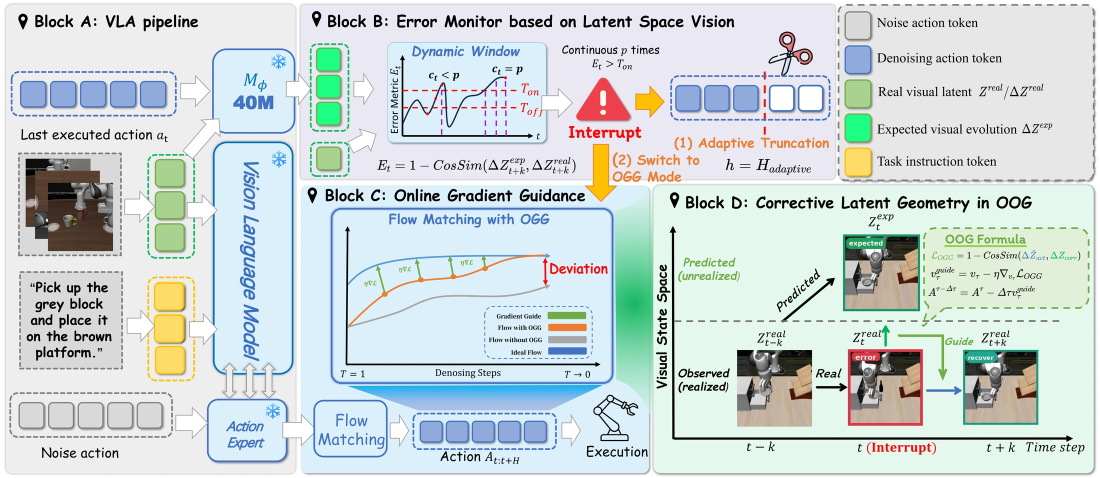
#> input picture docs/assets/images/method_overview.webp, 2200 x 956 px, given in place of vla_corrector_logo.png, which was not available (shown at 1/2 size); the run also reads 2 pictures not shown here
$ python create_presentation.py
#> lines starting #> are read from the running program, lines starting #| are printed output that depends on the picture; pictures that were not available may be replaced by others from this repository, and a replacement may not be noted
#!/usr/bin/env python3
"""Build the editable VLA-Corrector presentation deck and web previews.

The PPTX is intended for manual editing. The GitHub Pages presentation viewer
uses exported slide PNGs generated from the same source content.
"""

from __future__ import annotations

import subprocess
from pathlib import Path

from PIL import Image, ImageDraw, ImageFont
from pptx import Presentation
from pptx.dml.color import RGBColor
from pptx.enum.shapes import MSO_SHAPE
from pptx.enum.text import PP_ALIGN
from pptx.util import Inches, Pt


ROOT = Path(__file__).resolve().parents[2]
DOCS = ROOT / "docs"
ASSETS = DOCS / "assets"
PRESENTATION = ASSETS / "presentation"
SLIDES = PRESENTATION / "slides"
THUMBS = PRESENTATION / "thumbnails"

W, H = 1600, 900
BLUE = "#2f5f9f"
BLUE_DARK = "#173b68"
BLUE_SOFT = "#edf3fb"
TEXT = "#17202a"
MUTED = "#5f6b7a"
LINE = "#dbe3ee"
PAPER = "#fbfcfe"
GREEN = "#2f8f5b"
RED = "#b94a48"

FONT_REG = "/usr/share/fonts/truetype/msttcorefonts/Arial.ttf"
FONT_BOLD = "/usr/share/fonts/truetype/msttcorefonts/arialbd.ttf"
FONT_GEORGIA = "/usr/share/fonts/truetype/msttcorefonts/georgiab.ttf"


def rgb(hex_color: str) -> RGBColor:
    hex_color = hex_color.lstrip("#")
    return RGBColor(*(int(hex_color[i : i + 2], 16) for i in (0, 2, 4)))


def pil_font(size: int, bold: bool = False, serif: bool = False) -> ImageFont.FreeTypeFont:
    path = FONT_GEORGIA if serif else (FONT_BOLD if bold else FONT_REG)
    return ImageFont.truetype(path, size=size)


def hex_rgb(hex_color: str) -> tuple[int, int, int]:
    hex_color = hex_color.lstrip("#")
    return tuple(int(hex_color[i : i + 2], 16) for i in (0, 2, 4))


def text_wrap(draw: ImageDraw.ImageDraw, text: str, font: ImageFont.FreeTypeFont, max_width: int) -> list[str]:
    lines: list[str] = []
    for paragraph in text.split("\n"):
        words = paragraph.split()
        line = ""
        for word in words:
            candidate = f"{line} {word}".strip()
            if draw.textbbox((0, 0), candidate, font=font)[2] <= max_width:
                line = candidate
            else:
                if line:
                    lines.append(line)
                line = word
        if line:
            lines.append(line)
    return lines


def draw_wrapped(draw, xy, text, font, fill, max_width, line_gap=8):
    x, y = xy
    for line in text_wrap(draw, text, font, max_width):
        draw.text((x, y), line, font=font, fill=fill)
        y += draw.textbbox((0, 0), line, font=font)[3] + line_gap
    return y


def rounded(draw: ImageDraw.ImageDraw, box, radius: int, fill, outline=None, width=1):
    draw.rounded_rectangle(box, radius=radius, fill=fill, outline=outline, width=width)


def base_canvas() -> Image.Image:
    img = Image.new("RGB", (W, H), PAPER)
    draw = ImageDraw.Draw(img)
    for y in range(H):
        t = y / H
        r = int(251 * (1 - t) + 246 * t)
        g = int(252 * (1 - t) + 248 * t)
        b = int(254 * (1 - t) + 252 * t)
        draw.line([(0, y), (W, y)], fill=(r, g, b))
    return img


def fit_image(img: Image.Image, box: tuple[int, int, int, int], cover: bool = False) -> Image.Image:
    bw, bh = box[2] - box[0], box[3] - box[1]
    iw, ih = img.size
    scale = max(bw / iw, bh / ih) if cover else min(bw / iw, bh / ih)
    resized = img.resize((int(iw * scale), int(ih * scale)), Image.LANCZOS)
    if cover:
        left = max(0, (resized.width - bw) // 2)
        top = max(0, (resized.height - bh) // 2)
        resized = resized.crop((left, top, left + bw, top + bh))
    return resized


def paste_center(canvas: Image.Image, img: Image.Image, box, cover: bool = False):
    fitted = fit_image(img, box, cover=cover)
    x = box[0] + ((box[2] - box[0]) - fitted.width) // 2
    y = box[1] + ((box[3] - box[1]) - fitted.height) // 2
    canvas.paste(fitted, (x, y))


def load_assets() -> dict[str, Image.Image]:
    return {
        "logo": Image.open(ASSETS / "branding" / "vla_corrector_logo.png").convert("RGB"),
        "lab": Image.open(ASSETS / "branding" / "lab_logo.jpg").convert("RGB"),
        "teaser": Image.open(ASSETS / "images" / "teaser_open_loop_vs_closed_loop.png").convert("RGB"),
        "method": Image.open(ASSETS / "images" / "method_overview.png").convert("RGB"),
        "results": Image.open(ASSETS / "images" / "results_pareto.png").convert("RGB"),
        "truncation": Image.open(ASSETS / "images" / "truncation_phase_analysis.png").convert("RGB"),
        "recovery": Image.open(ASSETS / "images" / "qualitative_recovery.png").convert("RGB"),
    }
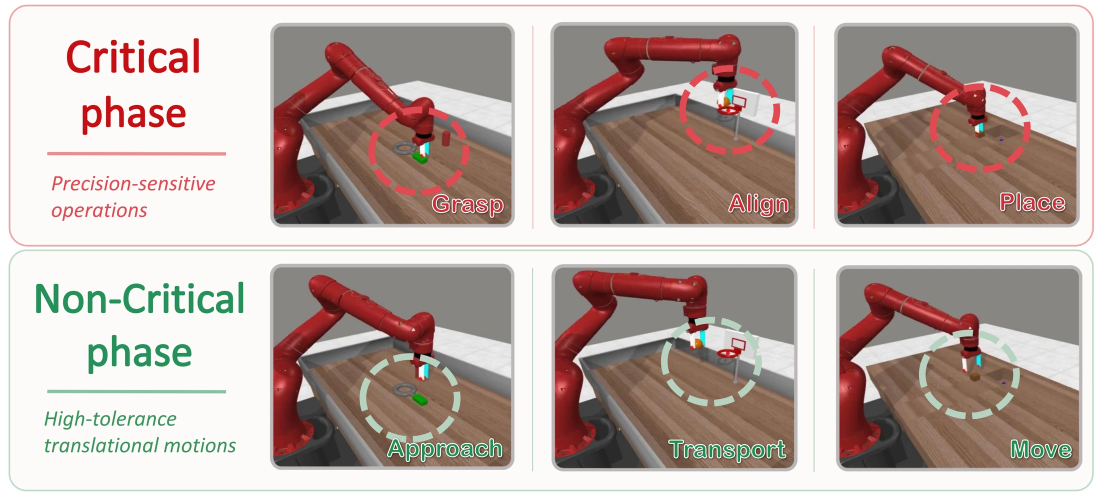
#> input picture docs/assets/images/truncation_phase_analysis.webp, 2200 x 992 px, given in place of lab_logo.jpg, which was not available (shown at 1/2 size)
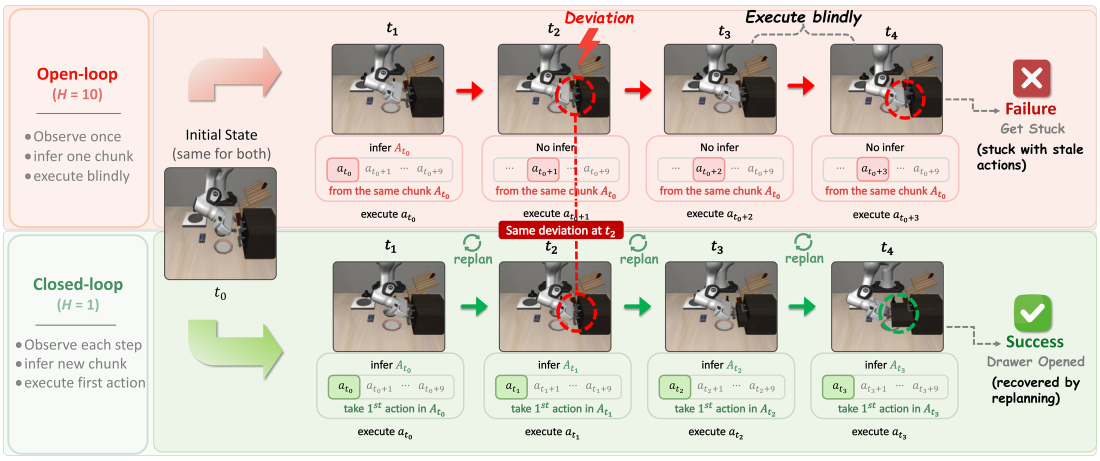
#> input picture docs/assets/images/teaser_open_loop_vs_closed_loop.png, 2200 x 922 px (shown at 1/2 size)
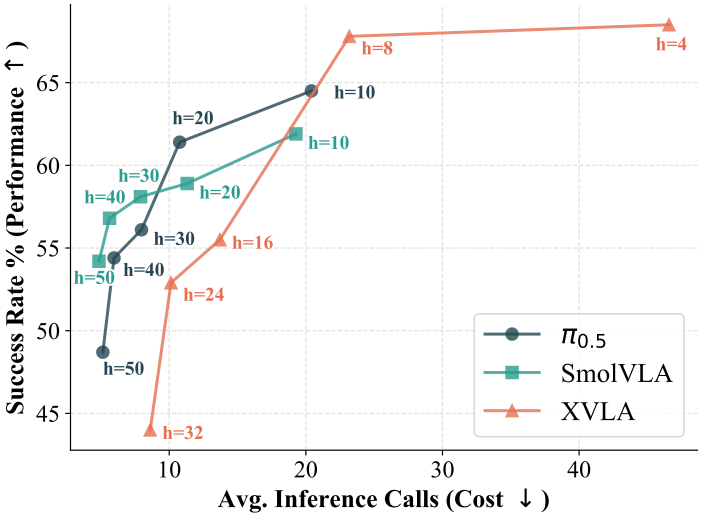
#> input picture docs/assets/images/results_pareto.png, 1404 x 1037 px (shown at 1/2 size)
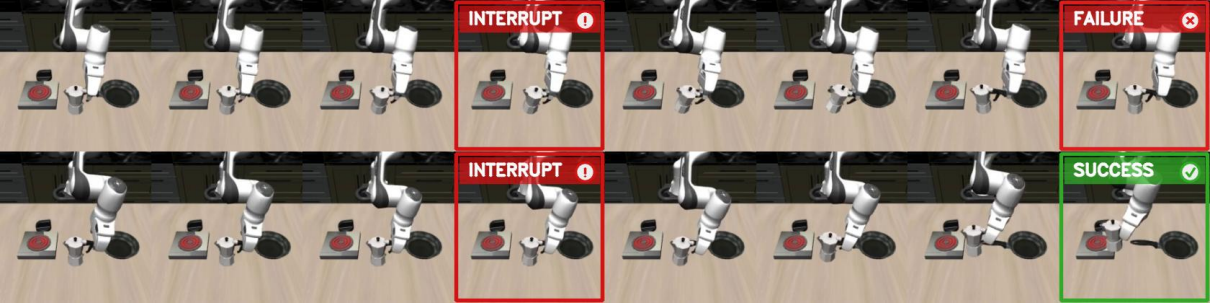
#> input picture docs/assets/images/qualitative_recovery.png, 1210 x 303 px
#> in save_slide_images, `assets = load_assets()`: assets = 7 items


def extract_video_thumb(video: Path, out: Path, seconds: float = 4.0) -> None:
    out.parent.mkdir(parents=True, exist_ok=True)
    subprocess.run(
        [
            "ffmpeg",
            "-y",
            "-ss",
            str(seconds),
            "-i",
            str(video),
            "-frames:v",
            "1",
            "-q:v",
            "3",
            str(out),
        ],
        check=True,
        stdout=subprocess.DEVNULL,
        stderr=subprocess.DEVNULL,
    )


def prepare_thumbnails() -> list[Path]:
    videos = [
        ASSETS / "videos" / "drawer_alignment_perturbation.mp4",
        ASSETS / "videos" / "block_to_blue_bowl_perturbation.mp4",
        ASSETS / "videos" / "block_to_white_bowl_perturbation.mp4",
    ]
    names = ["drawer_alignment.jpg", "blue_bowl.jpg", "white_bowl.jpg"]
    outs: list[Path] = []
    for video, name in zip(videos, names):
        out = THUMBS / name
        extract_video_thumb(video, out)
        outs.append(out)
    return outs


def header(draw: ImageDraw.ImageDraw, section: str, title: str):
    draw.text((80, 52), section.upper(), font=pil_font(22, bold=True), fill=BLUE)
    draw.text((80, 88), title, font=pil_font(50, bold=True, serif=True), fill=TEXT)


def chip(draw: ImageDraw.ImageDraw, xy, label: str):
    x, y = xy
    f = pil_font(19, bold=True)
    bbox = draw.textbbox((0, 0), label, font=f)
    width = bbox[2] - bbox[0] + 34
    rounded(draw, (x, y, x + width, y + 42), 21, BLUE_SOFT)
    draw.text((x + 17, y + 10), label, font=f, fill=BLUE)
    return x + width + 14


def result_card(draw, box, title: str, value: str, desc: str, color=GREEN):
    rounded(draw, box, 28, "#ffffff", LINE, 2)
    x, y = box[0] + 26, box[1] + 26
    draw.text((x, y), title, font=pil_font(24, bold=True), fill=TEXT)
    draw.text((x, y + 54), value, font=pil_font(52, bold=True, serif=True), fill=color)
    draw_wrapped(draw, (x, y + 122), desc, pil_font(22), MUTED, box[2] - box[0] - 52, 6)


def slide_title(assets) -> Image.Image:
    img = base_canvas()
    draw = ImageDraw.Draw(img)
    paste_center(img, assets["logo"], (90, 95, 330, 335))
#> in paste_center, img is the input picture: PIL image 2200x956 RGB; mean R, G, B 204.9, 215.7, 215.3
    draw.text((380, 105), "VLA-Corrector", font=pil_font(88, bold=True, serif=True), fill=BLUE_DARK)
    draw.text(
        (384, 218),
        "Lightweight Detect-and-Correct Inference\nfor Adaptive Action Horizon",
        font=pil_font(40, bold=True),
        fill=TEXT,
        spacing=12,
    )
    x = 384
    for label in ["Embodied AI", "Vision-Language-Action", "Action Correction", "~40M Corrector"]:
        x = chip(draw, (x, 392), label)
#> this loop made 4 passes
#> x on passes 1 to 4: 552, 823, 1035, 1235
    rounded(draw, (110, 565, 1490, 760), 32, "#ffffff", LINE, 2)
    draw.text((150, 610), "Motivation", font=pil_font(28, bold=True), fill=BLUE)
    draw_wrapped(
        draw,
        (150, 660),
        "Can a frozen VLA keep long-horizon efficiency while recovering from execution drift before stale actions accumulate?",
        pil_font(38, bold=True),
        TEXT,
        1230,
        10,
    )
    draw.text(
        (110, 815),
        "Code: github.com/ZJU-OmniAI/vla-corrector   ·   arXiv: arxiv.org/abs/2607.01804",
        font=pil_font(22),
        fill=MUTED,
    )
    return img


def slide_problem(assets) -> Image.Image:
    img = base_canvas()
    draw = ImageDraw.Draw(img)
    header(draw, "01  Motivation", "Open-loop VLA execution leaves blind spots.")
    rounded(draw, (80, 165, 1520, 610), 22, "#ffffff", LINE, 2)
    paste_center(img, assets["teaser"], (110, 190, 1490, 580))
#> in paste_center, img is the input picture: PIL image 2200x922 RGB; mean R, G, B 218.5, 212, 203
    rounded(draw, (120, 650, 760, 805), 22, "#ffffff", LINE, 2)
    rounded(draw, (840, 650, 1480, 805), 22, "#ffffff", LINE, 2)
    draw.text((150, 682), "Long action chunks", font=pil_font(28, bold=True), fill=TEXT)
    draw_wrapped(draw, (150, 730), "Efficient VLA calls, but queued actions can become stale after drift.", pil_font(25), MUTED, 540)
    draw.text((870, 682), "Per-step replanning", font=pil_font(28, bold=True), fill=TEXT)
    draw_wrapped(draw, (870, 730), "More reactive, but expensive for large VLA policies.", pil_font(25), MUTED, 540)
    return img


def slide_method(assets) -> Image.Image:
    img = base_canvas()
    draw = ImageDraw.Draw(img)
    header(draw, "02  Method", "Detect drift, truncate stale chunks, guide recovery.")
    rounded(draw, (80, 165, 1520, 660), 22, "#ffffff", LINE, 2)
    paste_center(img, assets["method"], (110, 195, 1490, 628))
#> call 3 of paste_center, with box = (110, 195, 1490, 628), cover = False
#> in paste_center (call 3), `canvas.paste(fitted, (x, y))`:
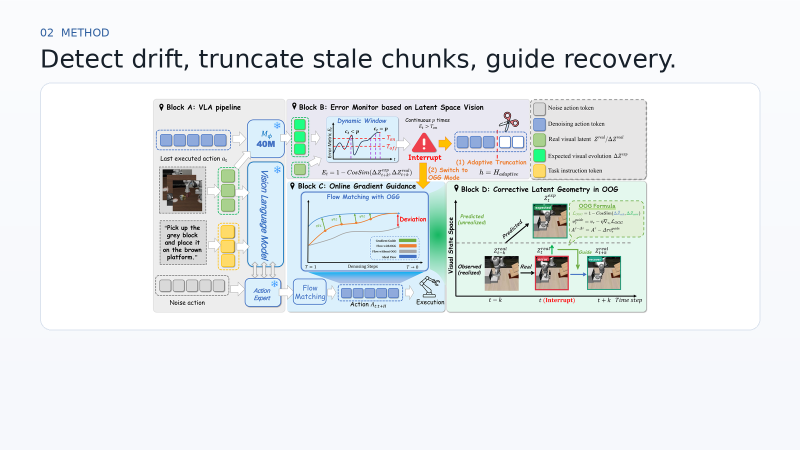
#> canvas: PIL image 1600x900 RGB (shown at 1/2 size); mean R, G, B 234.1, 238.2, 240
    bullets = [
        "Frozen VLA backbone with an external latent dynamics corrector.",
        "Latent-space Vision Monitor detects persistent visual dynamics mismatch.",
        "Online Gradient Guidance is applied only to the recovery query.",
    ]
    x = 100
    for i, text in enumerate(bullets, 1):
        rounded(draw, (x, 700, x + 445, 825), 22, "#ffffff", LINE, 2)
        draw.text((x + 24, 728), f"{i:02d}", font=pil_font(24, bold=True), fill=BLUE)
        draw_wrapped(draw, (x + 82, 724), text, pil_font(23, bold=True), TEXT, 325, 5)
        x += 490
#> after the loop, x = 1570
    return img


def slide_corrector(assets) -> Image.Image:
    img = base_canvas()
    draw = ImageDraw.Draw(img)
    header(draw, "03  Corrector", "A small external model instead of full VLA retraining.")
    rounded(draw, (80, 165, 980, 805), 22, "#ffffff", LINE, 2)
    paste_center(img, assets["truncation"], (110, 195, 950, 775))
    result_card(draw, (1040, 180, 1485, 350), "Trainable component", "~40M", "Residual MLP corrector reported at roughly 38--42M parameters.")
    result_card(draw, (1040, 390, 1485, 560), "Policy backbone", "Frozen", "The base VLA is not fully retrained for correction.")
    result_card(draw, (1040, 600, 1485, 770), "Action horizon", "Adaptive", "Stable chunks continue; stale chunks are interrupted.")
    return img


def slide_results(assets) -> Image.Image:
    img = base_canvas()
    draw = ImageDraw.Draw(img)
    header(draw, "04  Results", "Reported gains across simulation and real robots.")
    result_card(draw, (90, 175, 440, 390), "MetaWorld / PI0.5", "+15.65 pts", "48.70% -> 64.35% avg. success")
    result_card(draw, (480, 175, 830, 390), "LIBERO / PI0.5", "+3.80 pts", "94.00% -> 97.80% few-shot success")
    result_card(draw, (870, 175, 1220, 390), "AgileX PiPER", "+17.7 pts", "55.6% -> 73.3% real-world success")
    result_card(draw, (1260, 175, 1535, 390), "Critical phases", "83.7%", "Truncations in manually labeled critical phases", BLUE)
    rounded(draw, (90, 435, 1535, 825), 26, "#ffffff", LINE, 2)
    paste_center(img, assets["results"], (120, 465, 730, 795))
#> in paste_center, img is the input picture: PIL image 1404x1037 RGB; mean R, G, B 246.5, 246.4, 246.2
    paste_center(img, assets["recovery"], (780, 485, 1500, 690))
#> in paste_center, img is the input picture: PIL image 1210x303 RGB; mean R, G, B 143.6, 128.1, 115.8
    draw_wrapped(
        draw,
        (810, 724),
        "Qualitative recovery: truncate stale chunk, replan with OGG, complete the task.",
        pil_font(25),
        MUTED,
        630,
        8,
    )
    return img


def slide_demos(assets, thumbs: list[Path]) -> Image.Image:
    img = base_canvas()
    draw = ImageDraw.Draw(img)
    header(draw, "05  Real Robots", "Perturbation demos are kept as silent project-page clips.")
    labels = [
        ("Drawer alignment", "Human moves the drawer during execution."),
        ("Block to blue bowl", "Target bowl is shifted mid-task."),
        ("Block to white bowl", "Object/target perturbation during execution."),
    ]
    x = 85
    for thumb, (title, desc) in zip(thumbs, labels):
        rounded(draw, (x, 190, x + 460, 690), 26, "#ffffff", LINE, 2)
        frame = Image.open(thumb).convert("RGB")
#> frame is the input picture: PIL image 2200x992 RGB; mean R, G, B 187.8, 171.9, 166.5
        paste_center(img, frame, (x + 22, 220, x + 438, 455), cover=True)
#> in fit_image (call 7), `resized = resized.crop((left, top, left + bw, top + bh))`:
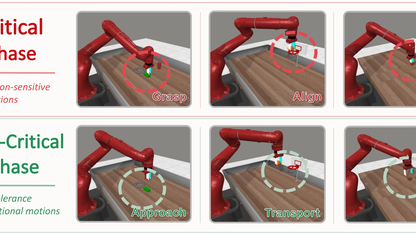
#> resized: PIL image 416x235 RGB; mean R, G, B 180.7, 162.8, 157.3
#> in paste_center (call 7), `canvas.paste(fitted, (x, y))`:
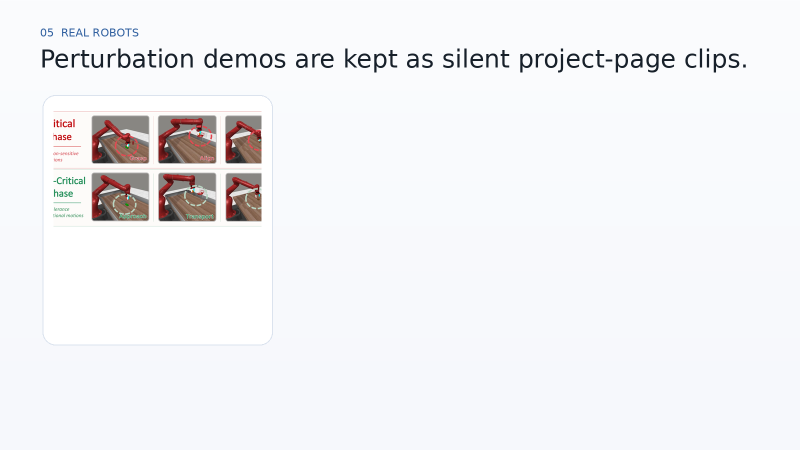
#> canvas: PIL image 1600x900 RGB (shown at 1/2 size); mean R, G, B 241.6, 241.8, 244.1
        draw.text((x + 28, 500), title, font=pil_font(30, bold=True), fill=TEXT)
        draw_wrapped(draw, (x + 28, 552), desc, pil_font(24), MUTED, 390, 8)
        x += 505
#> pass 2 of the loop in slide_demos, `for thumb, (title, desc) in zip(thumbs, labels):`:
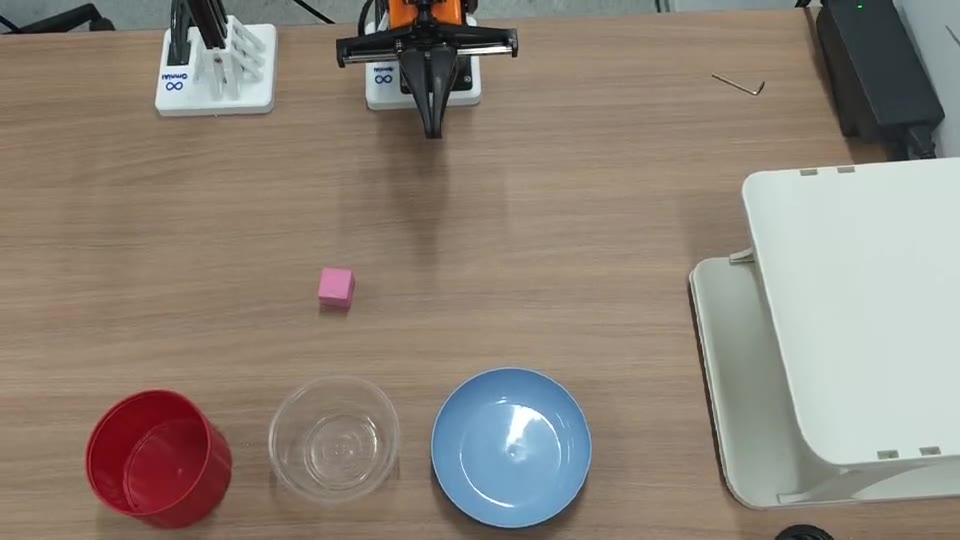
#> input picture docs/assets/presentation/thumbnails/blue_bowl.jpg, 960 x 540 px
#> in slide_demos, frame is the input picture: PIL image 960x540 RGB; mean R, G, B 141.1, 131.5, 120.3
#> in paste_center (call 8), `canvas.paste(fitted, (x, y))`:
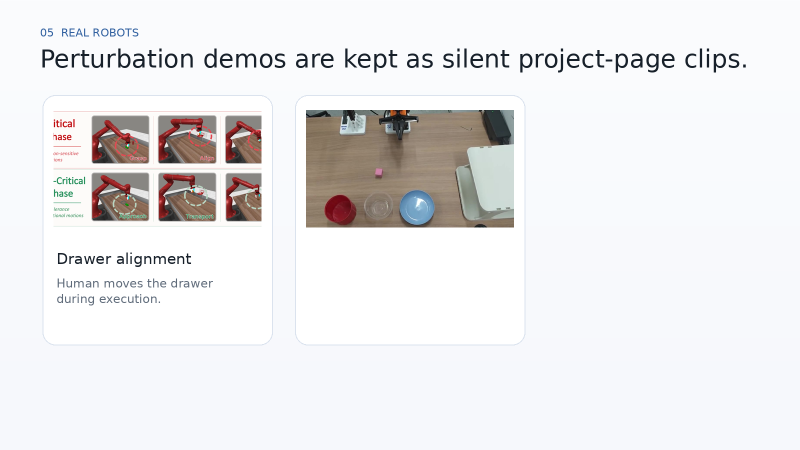
#> canvas: PIL image 1600x900 RGB (shown at 1/2 size); mean R, G, B 234.3, 233.7, 234.8
    rounded(draw, (145, 735, 1455, 815), 24, BLUE_SOFT, None)
    draw.text((180, 760), "The presentation uses static thumbnails; the project page still hosts the three silent demo videos.", font=pil_font(28, bold=True), fill=BLUE_DARK)
    return img


# [20 lines left out: function slide_resources, not called in this run]


def save_slide_images() -> list[Path]:
    PRESENTATION.mkdir(parents=True, exist_ok=True)
    SLIDES.mkdir(parents=True, exist_ok=True)
    assets = load_assets()
    thumbs = prepare_thumbnails()
    images = [
        slide_title(assets),
        slide_problem(assets),
        slide_method(assets),
        slide_corrector(assets),
        slide_results(assets),
        slide_demos(assets, thumbs),
        slide_resources(assets),
    ]
    paths: list[Path] = []
    for idx, image in enumerate(images, 1):
        out = SLIDES / f"slide_{idx:02d}.png"
        image.save(out, optimize=True)
        paths.append(out)
    images[0].save(
        PRESENTATION / "vla_corrector_presentation.pdf",
        save_all=True,
        append_images=images[1:],
        resolution=144,
    )
    return paths


# [182 lines left out: functions add_textbox, add_picture_fit, add_chip, add_result_box, build_pptx, not called in this run]


def main() -> None:
    PRESENTATION.mkdir(parents=True, exist_ok=True)
    slide_paths = save_slide_images()
    pptx = build_pptx()
    print(f"Wrote {pptx}")
    print(f"Wrote {PRESENTATION / 'vla_corrector_presentation.pdf'}")
    for slide in slide_paths:
        print(slide)


if __name__ == "__main__":
#> (the run stopped early here; a loop or call above may not have finished)
